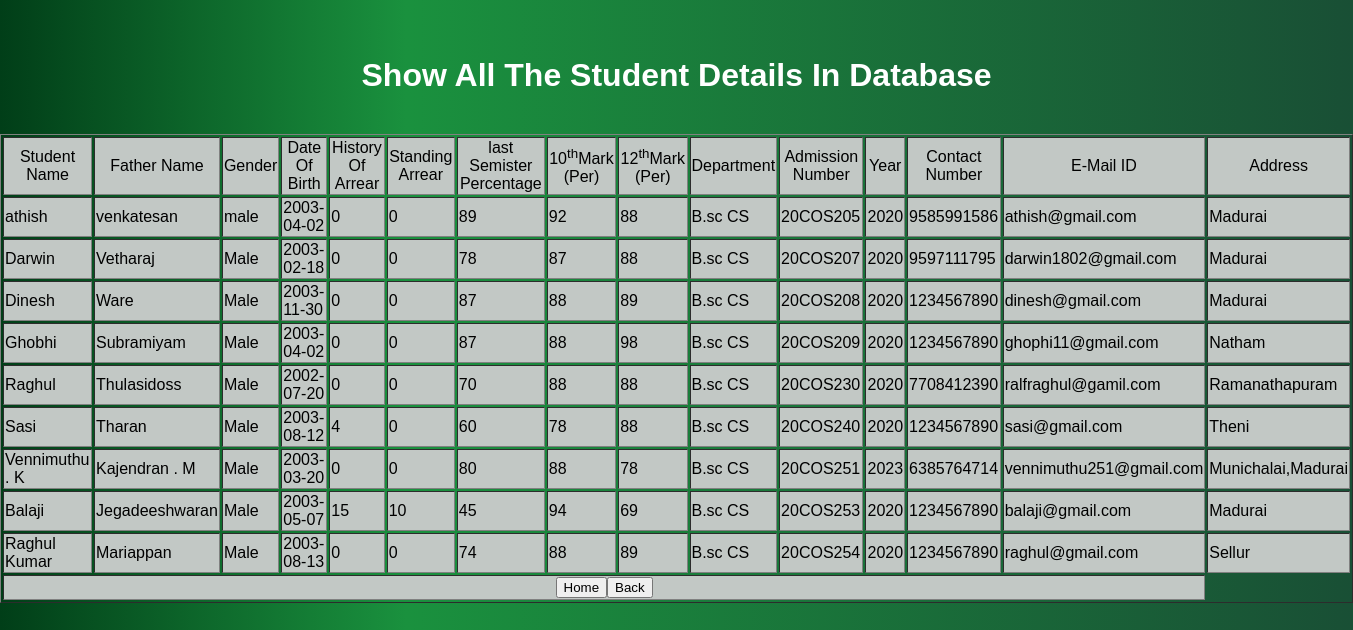
The page /viewstudent.php on the database its author committed.
### tables this page shows
CREATE TABLE `student_details` (
  `studentname` varchar(100) NOT NULL,
  `fathername` varchar(100) NOT NULL,
  `gender` varchar(40) NOT NULL,
  `dob` date NOT NULL,
  `historyofarrear` int(9) NOT NULL,
  `standingarrear` int(9) NOT NULL,
  `lastsemeisterper` int(11) NOT NULL,
  `tenthmark` int(9) NOT NULL,
  `twlthmark` int(9) NOT NULL,
  `department` varchar(100) NOT NULL,
  `admission` varchar(10) NOT NULL,
  `year` int(4) NOT NULL,
  `contactno` varchar(15) NOT NULL,
  `email` varchar(500) NOT NULL,
  `address` varchar(2000) NOT NULL
);

### viewstudent.php (the view, shortened to what this page needs)
<html>
	<head>
		<link rel="stylesheet" href="/css/overlap__gallery.css"/>
	</head>
<body>
<br>
<br>
<center><h1>Show All The Student Details In Database</h1></center>
<br>
	<table border="1" align="center">
	<tr align="center">
	<td>Student Name</td>
	<td>Father Name</td>
	<td>Gender</td>
	<td>Date Of Birth</td>
	<td>History Of Arrear</td>
	<td>Standing Arrear</td>
	<td>last Semister Percentage</td>
	<td>10<sup>th</sup>Mark (Per)</td>
	<td>12<sup>th</sup>Mark (Per)</td>
	<td>Department</td>
	<td>Admission Number</td>
	<td>Year</td>
	<td>Contact Number</td>
	<td>E-Mail ID</td>
	<td>Address</td>
	</tr>
<?php
		$con=mysqli_connect("localhost", "root", "athish123","campus");
		$query="select * from student_details";
		$res=mysqli_query($con,$query);
			while($coln=mysqli_fetch_array($res))
			{
			echo"<tr><td>".$coln[0]."</td><td>".$coln[1]."</td><td>".$coln[2]."</td><td>".$coln[3]."</td><td>".$coln[4]."</td><td>".$coln[5]."</td><td>".$coln[6]."</td><td>".$coln[7]."</td><td>".$coln[8]."</td><td>".$coln[9]."</td><td>".$coln[10]."</td><td>".$coln[11]."</td><td>".$coln[12]."</td><td>".$coln[13]."</td><td>".$coln[14]."</td></tr>";
			}
?>
	<tr align="center">
	<td colspan="14"><a href="studenthome.php"><input type="button" name="Home" value="Home" /></a><a href="report.php"><input type="button" name="Back" value="Back" /></a></td>
	</tr>
	</table>
</body>
</html>

### css/overlap__gallery.css (style rules this page uses)
h1 { color: #fff; text-align:center; }
body { margin: 0; padding: 0; background: linear-gradient(90deg, #013e18,#1a913e 30%, #194f35 100%); font-family: sans-serif; }
table td { background:linear-gradient(to bottom, #C2C8C5, #C2C8C5); }

### rows shown on the page
student_details: studentname "athish", fathername "venkatesan", gender "male", dob "2003-04-02", historyofarrear "0", standingarrear "0", lastsemeisterper "89", tenthmark "92", twlthmark "88", department "B.sc CS", admission "20COS205", year "2020", contactno "9585991586", email "athish@gmail.com", address "Madurai"
student_details: studentname "Darwin", fathername "Vetharaj", gender "Male", dob "2003-02-18", historyofarrear "0", standingarrear "0", lastsemeisterper "78", tenthmark "87", twlthmark "88", department "B.sc CS", admission "20COS207", year "2020", contactno "9597111795", email "darwin1802@gmail.com", address "Madurai"
student_details: studentname "Dinesh", fathername "Ware", gender "Male", dob "2003-11-30", historyofarrear "0", standingarrear "0", lastsemeisterper "87", tenthmark "88", twlthmark "89", department "B.sc CS", admission "20COS208", year "2020", contactno "1234567890", email "dinesh@gmail.com", address "Madurai"
student_details: studentname "Ghobhi", fathername "Subramiyam", gender "Male", dob "2003-04-02", historyofarrear "0", standingarrear "0", lastsemeisterper "87", tenthmark "88", twlthmark "98", department "B.sc CS", admission "20COS209", year "2020", contactno "1234567890", email "ghophi11@gmail.com", address "Natham"
student_details: studentname "Raghul", fathername "Thulasidoss", gender "Male", dob "2002-07-20", historyofarrear "0", standingarrear "0", lastsemeisterper "70", tenthmark "88", twlthmark "88", department "B.sc CS", admission "20COS230", year "2020", contactno "7708412390", email "ralfraghul@gamil.com", address "Ramanathapuram"
student_details: studentname "Sasi", fathername "Tharan", gender "Male", dob "2003-08-12", historyofarrear "4", standingarrear "0", lastsemeisterper "60", tenthmark "78", twlthmark "88", department "B.sc CS", admission "20COS240", year "2020", contactno "1234567890", email "sasi@gmail.com", address "Theni"
student_details: studentname "Vennimuthu . K", fathername "Kajendran . M", gender "Male", dob "2003-03-20", historyofarrear "0", standingarrear "0", lastsemeisterper "80", tenthmark "88", twlthmark "78", department "B.sc CS", admission "20COS251", year "2023", contactno "6385764714", email "vennimuthu251@gmail.com", address "Munichalai,Madurai"
student_details: studentname "Balaji", fathername "Jegadeeshwaran", gender "Male", dob "2003-05-07", historyofarrear "15", standingarrear "10", lastsemeisterper "45", tenthmark "94", twlthmark "69", department "B.sc CS", admission "20COS253", year "2020", contactno "1234567890", email "balaji@gmail.com", address "Madurai"
student_details: studentname "Raghul Kumar", fathername "Mariappan", gender "Male", dob "2003-08-13", historyofarrear "0", standingarrear "0", lastsemeisterper "74", tenthmark "88", twlthmark "89", department "B.sc CS", admission "20COS254", year "2020", contactno "1234567890", email "raghul@gmail.com", address "Sellur"
